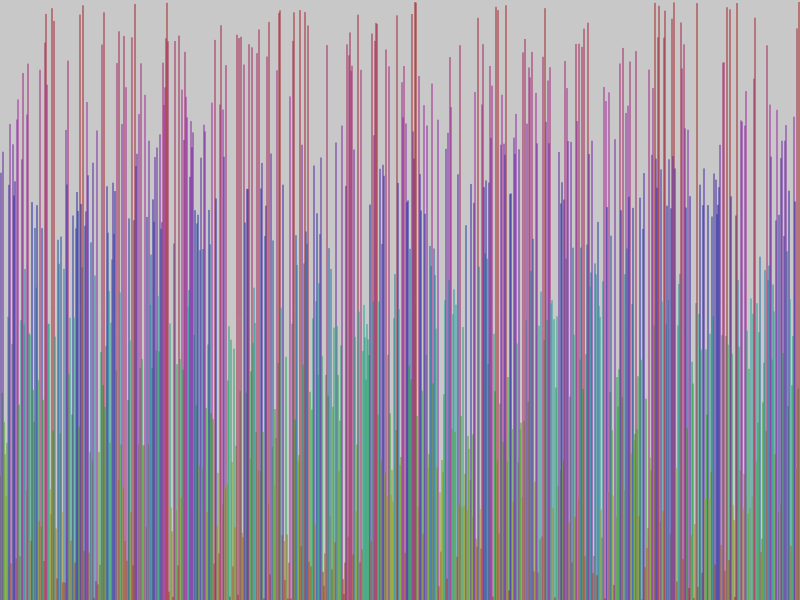
Frame 1 (no input)
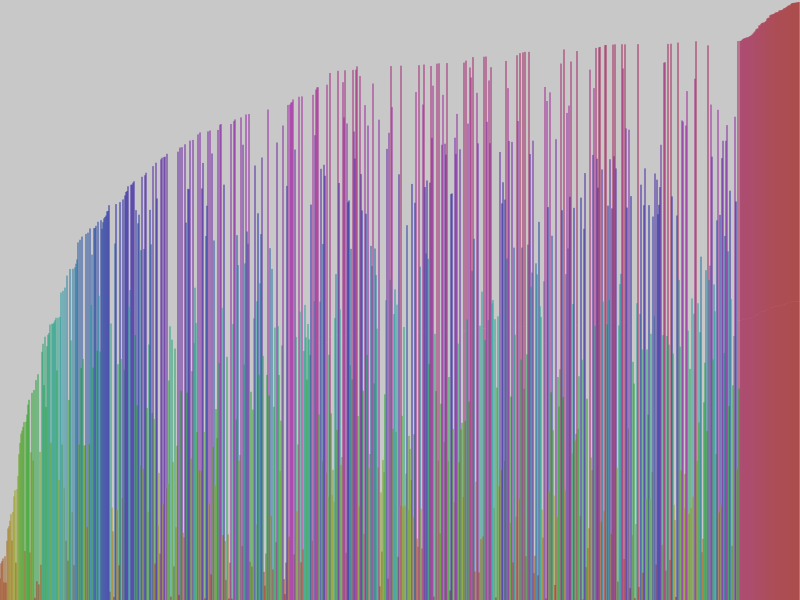
Frame 60 (no input)
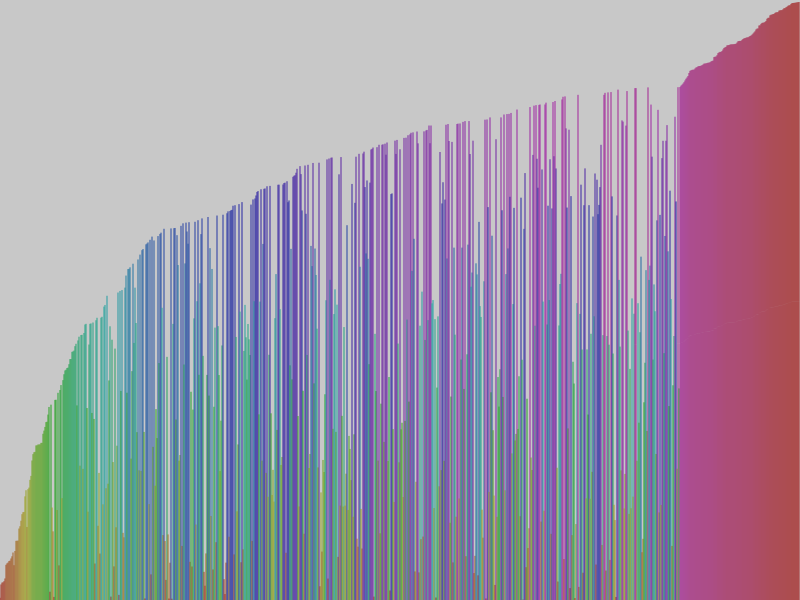
Frame 120 (the mouse pressed at the canvas centre since frame 60)

The p5.js sketch that drew these frames (run headless with seeded random() and noise() and a simulated clock; from frame 60 on, the mouse is pressed at the canvas centre):

// p5.js sketch
// ── sketch.js
// Expanding the concept of visualizing sorting algorithms
// Idea would be to map a color to each line and then sort it
// and visualize this sort of rainbow

var colors = []
var values = []
var i = 0
var j = 0
var red = 237
var green = 88
var blue = 88

function setup(){
    frameRate(60)
    createCanvas(800, 600)
    for (let i = 0; i < width; i++) {
        // Sorting height
        //values[i] = {h: int(random(height)), r: random(255), g: random(255), b: random(255) } 
        // Sorting color and height
        // New variable random height
        let hVal = random(360)
        let rh = hVal * 1.66
        values[i] = {h: rh, hue: hVal, sat: 78, val: 64 }  
        
    }
    //console.log(values)
}

function draw(){   
    colorMode(RGB, 255)
    background(200)
    bubbleSort(values)
    for (let i = 0; i < width; i++) {
        colorMode(HSB, 360, 100, 100)
        stroke(values[i].hue, values[i].sat, values[i].val)
        // Sorting by height
        line(i, height, i, height - values[i].h)  
        // Sort by color
        //line(i, height, i, 0)  
    }
}

function bubbleSort(array){
    if(i < array.length){
        for (let j = 0; j < array.length - i - 1; j++) {
            // To sort by hue
            let a = values[j].hue
            let b = values[j+1].hue
            // To use heights
            //let a = values[j].h
            //let b = values[j+1].h
            if(a > b){
                swap(values, j, j+1)
            }
        }
    }else{
        console.log('Finished')
        noLoop()
    }
    i++
}

function swap(array, a, b){
    var temp = array[a]
    array[a] = array[b]
    array[b] = temp
}

function rgb2hsv (r, g, b) {
    let rabs, gabs, babs, rr, gg, bb, h, s, v, diff, diffc, percentRoundFn;
    rabs = r / 255;
    gabs = g / 255;
    babs = b / 255;
    v = Math.max(rabs, gabs, babs),
    diff = v - Math.min(rabs, gabs, babs);
    diffc = c => (v - c) / 6 / diff + 1 / 2;
    percentRoundFn = num => Math.round(num * 100) / 100;
    if (diff == 0) {
        h = s = 0;
    } else {
        s = diff / v;
        rr = diffc(rabs);
        gg = diffc(gabs);
        bb = diffc(babs);

        if (rabs === v) {
            h = bb - gg;
        } else if (gabs === v) {
            h = (1 / 3) + rr - bb;
        } else if (babs === v) {
            h = (2 / 3) + gg - rr;
        }
        if (h < 0) {
            h += 1;
        }else if (h > 1) {
            h -= 1;
        }
    }
    return {
        h: Math.round(h * 360),
        s: percentRoundFn(s * 100),
        v: percentRoundFn(v * 100)
    };
}

function test(){
    let a = rgb2hsv(values[j].r, values[j].g, values[j].b)
    let b = rgb2hsv(values[j+1].r, values[j+1].g, values[j+1].b)
    console.log(a, a.h)
    console.log(b, b.h)
}
